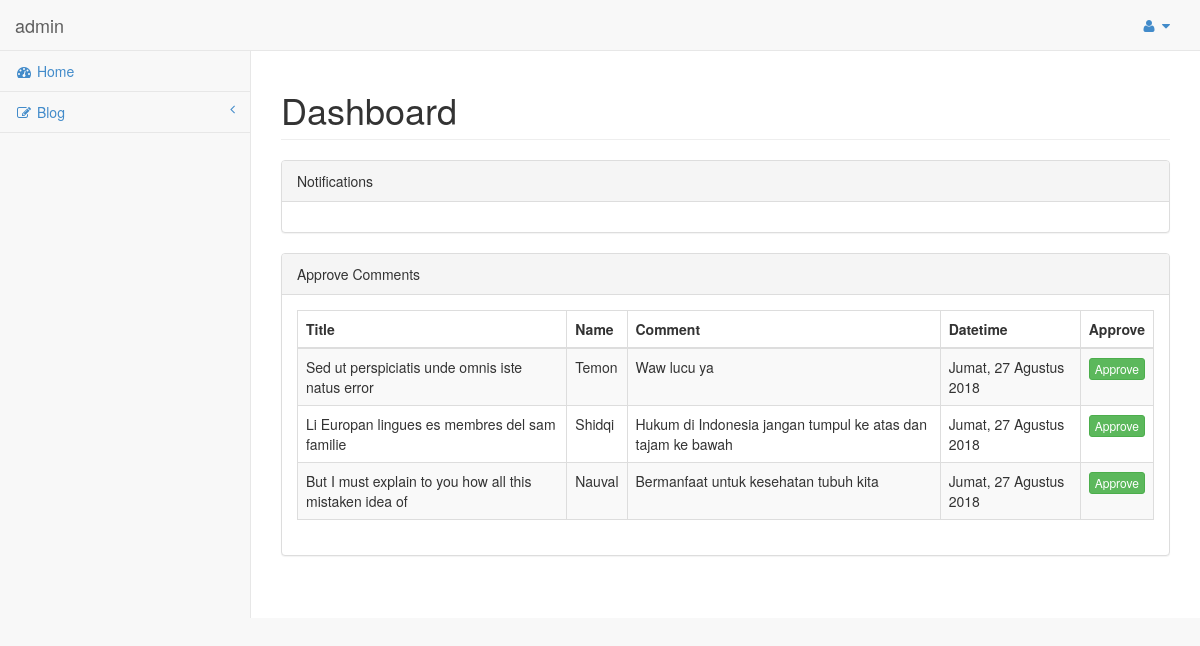
Page /admin/index.php (signed in) on the earlier database version.
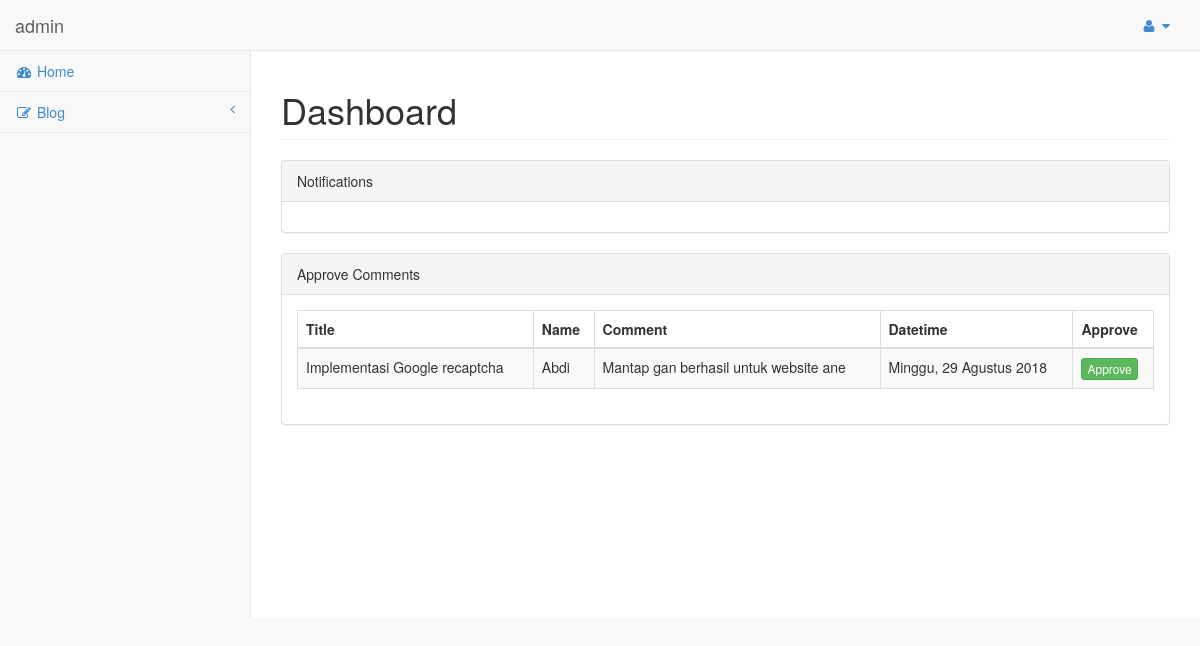
Same page on the later database version.
### tables this page shows
CREATE TABLE `komentar` (
  `id_komentar` int(11) NOT NULL,
  `artikel_id` int(11) NOT NULL,
  `user` varchar(100) NOT NULL,
  `reply` text NOT NULL,
  `tanggal` date NOT NULL,
  `status` tinyint(4) NOT NULL DEFAULT '0'
);

CREATE TABLE `artikel` (
  `id_artikel` int(11) NOT NULL,
  `kategori_id` int(11) NOT NULL,
  `judul` varchar(255) NOT NULL,
  `deskripsi` text NOT NULL,
  `gambar` varchar(255) NOT NULL,
  `tanggal` date NOT NULL,
  `slug` varchar(255) NOT NULL,
  `status` tinyint(4) NOT NULL DEFAULT '1'
);

### function/helper.php (called while the page is built, shortened)
<?php
function tanggal_indonesia($date)
{
    $hari  = array(
        "Minggu",
        "Senin",
        "Selasa",
        "Rabu",
        "Kamis",
        "Jumat",
        "Sabtu"
    );
    $bulan = array(
        "Januari",
        "Februari",
        "Mart",
        "April",
        "Juni",
        "Juli",
        "Agustus",
        "September",
        "Oktober",
        "November",
        "Desember"
    );
    $thn   = substr($date, 0, 4);
    $bln   = substr($date, 5, 2);
    $tgl   = substr($date, 8, 2);
    $hr    = date("w", strtotime($date));
    $result = $hari[$hr] . ", " . $tgl . " " . $bulan[(int) $bln - 1] . ' ' . $thn ;
    return $result;
}
 ?>

### admin/page/home/index.php (the view, shortened to what this page needs)
<div class="row">
    <div class="col-lg-12">
        <h1 class="page-header">Dashboard</h1>
    </div>
</div>
<div class="row">
    <div class="col-lg-12">
        <div class="panel panel-default">
            <div class="panel-heading">
                Notifications
            </div>
            <div class="panel-body">
            </div>
        </div>
        <div class="panel panel-default">
            <div class="panel-heading">
                Approve Comments
            </div>
            <div class="panel-body">
                <div class="table-responsive">
                    <table class="table table-striped table-bordered table-hover" id="dataTables-example">
                        <thead>
                            <tr>
                                <th>Title</th>
                                <th>Name</th>
                                <th>Comment</th>
                                <th>Datetime</th>
                                <th>Approve</th>
                            </tr>
                        </thead>
                        <tbody>
                            <?php
                                $query = mysqli_query($conn,"SELECT komentar.*,artikel.id_artikel,artikel.judul FROM komentar JOIN artikel ON
                                                        komentar.artikel_id = artikel.id_artikel WHERE komentar.status = 0 ORDER BY komentar.id_komentar DESC");
                                while($row = mysqli_fetch_assoc($query)){
                                    echo "<tr>
                                        <td>$row[judul]</td>
                                        <td>$row[user]</td>
                                        <td>$row[reply]</td>
                                        <td>".tanggal_indonesia($row['tanggal'])."</td>
                                        <td class='center'><a href='".BASE_URL."admin/page/home/approve_comment.php?id_komentar=$row[id_komentar]' class='btn btn-success btn-xs' type='button'>Approve</a></td>
                                        </tr>
                                    ";
                                }
                            ?>
                        </tbody>
                    </table>
                </div>
            </div>
        </div>
    </div>
</div>

Differences in the rows shown:
removed komentar: artikel.judul "Sed ut perspiciatis unde omnis iste natus error", user "Temon", reply "Waw lucu ya", tanggal "Jumat, 27 Agustus 2018"
no longer on this page (row edited): komentar: artikel.judul "Li Europan lingues es membres del sam familie", user "Shidqi", reply "Hukum di Indonesia jangan tumpul ke atas dan tajam ke bawah", tanggal "Jumat, 27 Agustus 2018"
no longer on this page (row edited): komentar: artikel.judul "But I must explain to you how all this mistaken idea of", user "Nauval", reply "Bermanfaat untuk kesehatan tubuh kita", tanggal "Jumat, 27 Agustus 2018"
added komentar: artikel.judul "Implementasi Google recaptcha", user "Abdi", reply "Mantap gan berhasil untuk website ane", tanggal "Minggu, 29 Agustus 2018"
